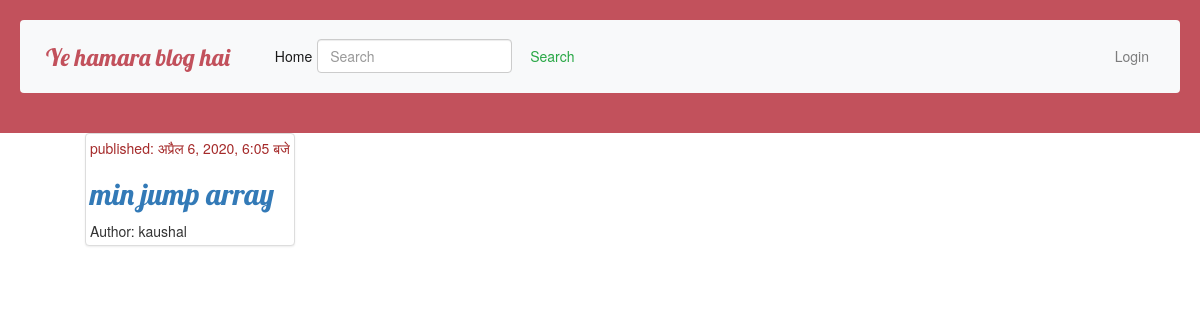
The page / on the database its author committed.
### blog/models.py (models this page shows, shortened)
class Post(models.Model):
    author = models.ForeignKey(
        settings.AUTH_USER_MODEL, on_delete=models.CASCADE)
    title = models.CharField(max_length=200)
    text = models.TextField()
    created_date = models.DateTimeField(default=timezone.now())
    published_date = models.DateTimeField(blank=True, null=True)

### blog/views.py (the view)
# urls.py: path('', views.post_list, name='post_list'),
def post_list(request):
    posts = Post.objects.filter(
        published_date__lte=timezone.now()).order_by('published_date')
    return render(request, 'blog/post_list.html', {'posts': posts})

### blog/templates/blog/post_list.html
{% extends 'blog/base.html' %}
{% block content %}
<div class="container-fluid">
    <div class="row">
        {% for post in posts %}
        <div class="col-md-6">
            <div class="img-thumbnail">
                <div class="date">
                    <a>published: {{ post.published_date }}</a>
                </div>
                <h2><a href="{% url 'post_detail' pk=post.pk %}">{{ post.title }}</a></h2>
                Author: {{post.author}}<br>
            </div>
            <br>
            <br>
        </div>
        {% endfor %}
    </div>
</div>
{% endblock %}

### blog/static/css/blog.css (style rules this page uses)
html { position: relative; min-height: 100%; min-width: fit-content; }
h1, h2 { font-family: 'Lobster', cursive; }
.date { color: brown; }

### rows shown on the page
Post: published_date "अप्रैल 6, 2020, 6:05 बजे", title "min jump array", author "kaushal"
